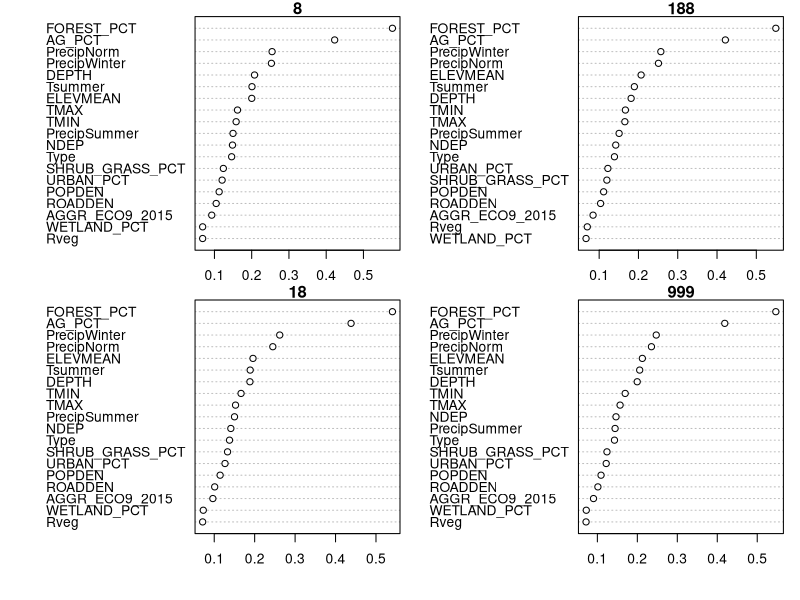
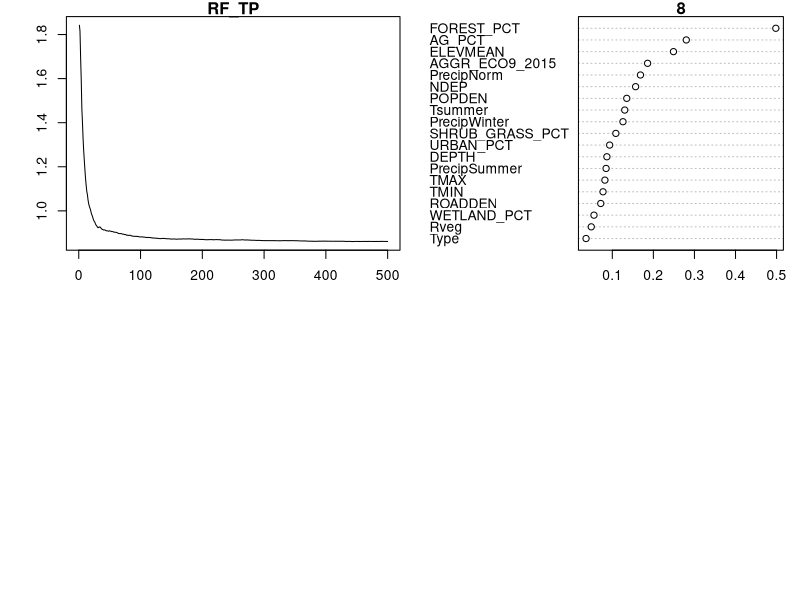

R code for these plots, in order: (Note: a time limit stopped this script after it produced the figures.)
# Author: Katelyn King, adapted code by Ian McCullough
# Date: Jan 4, 2019
#####################################################################################################
#install.packages('randomForest')
#### R libraries ####
library(dplyr)
library(randomForest)
library(ggplot2)

#### load data ####
lake <- read.csv("Data/NLA2012_data.csv", header=T)
stream<-read.csv("Data/NRSA0809_data.csv", header=T)
wetland<-read.csv("Data/NWCA2011_data.csv", header=T)

### Combine all 3 ecosystems 
allecos<-gtools::smartbind(lake, stream, wetland)

### Compare biotic and abiotic variables to predictor variables###
## Random forest procedure
#set up parameters 
ntreez <- 500
par(mfrow=c(2,2))
par(mar=c(2,2,1,1), oma=c(2,2,0,0))
set_string <-c(8, 188, 18, 999) #TRY DIFFERENT SEED SETS 188, 18, 999 top predictors don't change 

### TP #### 
noNAs<-allecos[!(is.na(allecos$TP)),] 
for (i in 1:length(set_string)) {
  set.seed(set_string[i])
  RF_TP <- randomForest(log(TP+1) ~ Rveg + ELEVMEAN + Type + DEPTH + POPDEN + ROADDEN + NDEP + 
                          TMIN + TMAX + PrecipNorm + PrecipSummer + Tsummer + PrecipWinter + AG_PCT + FOREST_PCT +
                          WETLAND_PCT + URBAN_PCT + SHRUB_GRASS_PCT + AGGR_ECO9_2015, 
                        data=noNAs, ntree=ntreez, importance=T, na.action=na.omit)
  RF_TP
  TP_imp <-randomForest::importance(RF_TP, type=1, scale=FALSE) #mean decrease in accuracy (also called permutation accuracy importance).
  imp<-as.data.frame(TP_imp) 
  imp$'Pred'   <-rownames(imp)
  imp <- structure(imp$`%IncMSE`, names = as.character(imp$Pred))
  
  dotchart(imp[order(imp)], xlab = "mean decrease in accuracy",
                main = set_string[i])
  
} 

# diagnostic for if I ran enough trees to reduce MSE  
plot(RF_TP, xlim=c(0,500))

#### TN ##### 
noNAs<-allecos[!(is.na(allecos$TN)),] 
for (i in 1:length(set_string)) { #TRY DIFFERENT SEED SETS 188, 18, 999, 8
  set.seed(set_string[i])
RF_TN <- randomForest(log(TN+1) ~ Rveg + ELEVMEAN + Type + DEPTH + POPDEN + ROADDEN + NDEP + 
                        TMIN + TMAX + PrecipNorm + PrecipSummer + Tsummer + PrecipWinter + AG_PCT + FOREST_PCT +
                        WETLAND_PCT + URBAN_PCT + SHRUB_GRASS_PCT + AGGR_ECO9_2015, 
                      data=noNAs, ntree=ntreez, importance=T, na.action=na.omit)
RF_TN
TN_imp <-randomForest::importance(RF_TN, type=1, scale=FALSE) #mean decrease in accuracy (also called permutation accuracy importance).
imp<-as.data.frame(TN_imp) 
imp$'Pred'   <-rownames(imp)
imp <- structure(imp$`%IncMSE`, names = as.character(imp$Pred))

dotchart(imp[order(imp)], xlab = "mean decrease in accuracy",
         main = set_string[i])

} 

# diagnostic for if I ran enough trees to reduce MSE  
plot(RF_TN, xlim=c(0,600))

#### ChlA ##### 
noNAs<-allecos[!(is.na(allecos$CHLA)),] 
for (i in 1:length(set_string)) { #TRY DIFFERENT SEED SETS 188, 18, 999, 8
  set.seed(set_string[i])
RF_CHLA <- randomForest(log(CHLA+1) ~ Rveg + ELEVMEAN + Type + DEPTH + POPDEN + ROADDEN + NDEP + 
                        TMIN + TMAX + PrecipNorm + PrecipSummer + Tsummer + PrecipWinter + AG_PCT + FOREST_PCT +
                        WETLAND_PCT + URBAN_PCT + SHRUB_GRASS_PCT + AGGR_ECO9_2015, 
                      data=noNAs, ntree=ntreez, importance=T, na.action=na.omit)
RF_CHLA
CHLA_imp <-randomForest::importance(RF_CHLA, type=1, scale=FALSE) #mean decrease in accuracy (also called permutation accuracy importance).
imp<-as.data.frame(CHLA_imp) 
imp$'Pred'   <-rownames(imp)
imp <- structure(imp$`%IncMSE`, names = as.character(imp$Pred))

dotchart(imp[order(imp)], xlab = "mean decrease in accuracy",
         main = set_string[i])

} 
# diagnostic for if I ran enough trees to reduce MSE  
plot(RF_CHLA, xlim=c(0,600))

#### Aquatic Veg ##### 
noNAs<-allecos[!(is.na(allecos$aqveg)),] 
for (i in 1:length(set_string)) { #TRY DIFFERENT SEED SETS 188, 18, 999, 8
  set.seed(set_string[i])
RF_aqveg <- randomForest(log(aqveg+1) ~ Rveg + ELEVMEAN + Type + DEPTH + POPDEN + ROADDEN + NDEP + 
                          TMIN + TMAX + PrecipNorm + PrecipSummer + Tsummer + PrecipWinter + AG_PCT + FOREST_PCT +
                          WETLAND_PCT + URBAN_PCT + SHRUB_GRASS_PCT + AGGR_ECO9_2015, 
                        data=noNAs, ntree=ntreez, importance=T, na.action=na.omit)
RF_aqveg
veg_imp <-randomForest::importance(RF_aqveg, type=1, scale=FALSE) #mean decrease in accuracy (also called permutation accuracy importance).
imp<-as.data.frame(veg_imp) 
imp$'Pred'   <-rownames(imp)
imp <- structure(imp$`%IncMSE`, names = as.character(imp$Pred))

dotchart(imp[order(imp)], xlab = "mean decrease in accuracy",
         main = set_string[i])

} 
# diagnostic for if I ran enough trees to reduce MSE  
plot(RF_aqveg, xlim=c(0,600))

### 4-PANEL PLOT ####

#ggplot 
#TP
  imp<-as.data.frame(TP_imp) 
  imp$'Pred'   <-rownames(imp)
  io<-imp[order(imp$`%IncMSE`),]
  io$`Pred` <- factor(io$`Pred`, levels=io$`Pred`)  # convert to factor to retain sorted order in plot.
  
  theme_set(theme_bw())  

TP<- ggplot(io, aes(x=`Pred`, y=`%IncMSE`)) + 
  geom_point(stat="identity", size=2) + 
  coord_flip(ylim = c(0, 0.6)) + 
  theme(axis.text.y=element_text(face = c('plain', 'plain', 'plain', 'plain',
                                          'plain', 'plain', 'plain', 'plain', 'plain', 'plain',
                                          'plain', 'plain', 'plain', 'plain', 'plain', 'plain', 
                                          'bold', 'bold', 'bold'))) +
  theme(axis.title.x=element_blank()) + 
  theme(axis.title.y=element_blank())

#TN
imp<-as.data.frame(TN_imp) 
imp$'Pred'   <-rownames(imp)
io<-imp[order(imp$`%IncMSE`),]
io$`Pred` <- factor(io$`Pred`, levels=io$`Pred`)  # convert to factor to retain sorted order in plot.

TN<- ggplot(io, aes(x=`Pred`, y=`%IncMSE`)) + 
  geom_point(stat="identity", size=2) + 
  coord_flip(ylim = c(0, 0.6)) + 
  theme(axis.text.y=element_text(face = c( 'plain', 'plain', 'plain', 'plain',
                                          'plain', 'plain', 'plain', 'plain', 'plain', 'plain',
                                          'plain', 'plain', 'plain', 'plain', 'plain', 'bold', 
                                          'bold', 'bold', 'bold'))) +
  theme(axis.title.x=element_blank())  + 
  theme(axis.title.y=element_blank())

#CHL
imp<-as.data.frame(CHLA_imp) 
imp$'Pred'   <-rownames(imp)
io<-imp[order(imp$`%IncMSE`),]
io$`Pred` <- factor(io$`Pred`, levels=io$`Pred`)  # convert to factor to retain sorted order in plot.

CHL<- ggplot(io, aes(x=`Pred`, y=`%IncMSE`)) + 
  geom_point(stat="identity", size=2) + 
  coord_flip(ylim = c(0, 0.4)) + 
  theme(axis.text.y=element_text(face = c('plain', 'plain', 'plain',
                                          'plain', 'plain', 'plain', 'plain', 'plain', 'plain',
                                          'plain', 'plain', 'plain', 'plain', 'plain', 'plain', 
                                          'plain', 'bold', 'bold', 'bold'))) +
  ylab("mean decrease in accuracy") + 
  theme(axis.title.y=element_blank())


#AqVeg
imp<-as.data.frame(veg_imp) 
imp$'Pred'   <-rownames(imp)
io<-imp[order(imp$`%IncMSE`),]
io$`Pred` <- factor(io$`Pred`, levels=io$`Pred`)  # convert to factor to retain sorted order in plot.

veg<- ggplot(io, aes(x=`Pred`, y=`%IncMSE`)) + 
  geom_point(stat="identity", size=2) + 
  coord_flip( ylim = c(0, 0.85)) + 
  theme(axis.text.y=element_text(face = c('plain', 'plain', 'plain',
                                          'plain', 'plain', 'plain', 'plain', 'plain', 'plain',
                                          'plain', 'plain', 'plain', 'plain', 'plain', 'plain', 
                                          'plain', 'plain', 'bold', 'bold'))) +
  ylab("mean decrease in accuracy") + 
  theme(axis.title.y=element_blank())


Fig2<-cowplot::plot_grid(TP, TN, CHL, veg, labels = c('A', 'B', "C", "D"))

#save plot
cowplot::save_plot("Fig2.png", Fig2, ncol = 2, nrow = 2, base_width = 7,
                   base_aspect_ratio = 1.1)


############################################
#### subsampling RF for equal sample size #### 
############################################

set.seed(999) #try multiple random bootstrap samples, set.seed( 999, 19, 18, and 188 )
lake_samp<-sample(nrow(lake), size=400, replace = TRUE, prob = NULL)
lake_s <- lake[lake_samp, ]

set.seed(999)
stream_samp<-sample(nrow(stream), size=400, replace = TRUE, prob = NULL)
stream_s <- stream[stream_samp, ]

allecos_s<-gtools::smartbind(lake_s, stream_s, wetland)
allecos_s$lnTP<-log(allecos_s$TP+1)
allecos_s$lnTN<-log(allecos_s$TN+1)
allecos_s$lnCHL<-log(allecos_s$CHLA+1)
allecos_s$lnaqveg<-log(allecos_s$aqveg+1)


#plot importance 
  library(ggplot2)
  theme_set(theme_bw())  

#TP
  
  for (i in 1:length(set_string)) { #TRY DIFFERENT SEED SETS 188, 18, 999, 8
    set.seed(set_string[i])
    s_TP <- randomForest(lnTP ~ Rveg + ELEVMEAN + Type + DEPTH + POPDEN + ROADDEN + NDEP + 
                           TMIN + TMAX + PrecipNorm + PrecipSummer + Tsummer + PrecipWinter + AG_PCT + FOREST_PCT +
                           WETLAND_PCT + URBAN_PCT + SHRUB_GRASS_PCT + AGGR_ECO9_2015, 
                         data=allecos_s, ntree=ntreez, importance=T, na.action=na.omit)
    print(s_TP)
    s_imp <-randomForest::importance(s_TP, type=1, scale=FALSE) 
    imp<-as.data.frame(s_imp) 
    imp$'Pred'   <-rownames(imp)
    imp <- structure(imp$`%IncMSE`, names = as.character(imp$Pred))
    
    dotchart(imp[order(imp)], xlab = "mean decrease in accuracy",
             main = set_string[i])
    
  } 

s_imp <-randomForest::importance(s_TP, type=1, scale=FALSE) 
imp<-as.data.frame(s_imp)  
imp$'Pred'   <-rownames(imp)
io<-imp[order(imp$`%IncMSE`),]
io$`Pred` <- factor(io$`Pred`, levels=io$`Pred`)  # convert to factor to retain sorted order in plot.
  
TP<- ggplot(io, aes(x=`Pred`, y=`%IncMSE`)) + 
    geom_point(stat="identity", size=2) + 
    coord_flip(ylim = c(0, 0.6)) + 
    theme(axis.text.y=element_text(face = c('plain', 'plain', 'plain',
                                            'plain', 'plain', 'plain', 'plain', 'plain', 'plain',
                                            'plain', 'plain', 'plain', 'plain', 'plain', 'bold', 
                                            'bold', 'bold', 'bold',  'bold'))) +
  theme(axis.title.x=element_blank()) + 
    theme(axis.title.y=element_blank())

#TN
for (i in 1:length(set_string)) { #TRY DIFFERENT SEED SETS 188, 18, 999, 8
  set.seed(set_string[i])
  s_TN <- randomForest(lnTN ~ Rveg + ELEVMEAN + Type + DEPTH + POPDEN + ROADDEN + NDEP + 
                         TMIN + TMAX + PrecipNorm + PrecipSummer + Tsummer + PrecipWinter + AG_PCT + FOREST_PCT +
                         WETLAND_PCT + URBAN_PCT + SHRUB_GRASS_PCT + AGGR_ECO9_2015, 
                       data=allecos_s, ntree=ntreez, importance=T, na.action=na.omit)
  print(s_TN)
  s_imp <-randomForest::importance(s_TN, type=1, scale=FALSE) 
  imp<-as.data.frame(s_imp) 
  imp$'Pred'   <-rownames(imp)
  imp <- structure(imp$`%IncMSE`, names = as.character(imp$Pred))
  
  dotchart(imp[order(imp)], xlab = "mean decrease in accuracy",
           main = set_string[i])
  
} 

s_imp <-randomForest::importance(s_TN, type=1, scale=FALSE) 
imp<-as.data.frame(s_imp)  
imp$'Pred'   <-rownames(imp)
io<-imp[order(imp$`%IncMSE`),]
io$`Pred` <- factor(io$`Pred`, levels=io$`Pred`)  # convert to factor to retain sorted order in plot.

TN<- ggplot(io, aes(x=`Pred`, y=`%IncMSE`)) + 
  geom_point(stat="identity", size=2) + 
  coord_flip(ylim = c(0, 0.6)) + 
  theme(axis.text.y=element_text(face = c('plain', 'plain', 'plain', 'plain',
                                          'plain', 'plain', 'plain', 'plain', 'plain', 'plain',
                                          'plain', 'plain', 'plain', 'plain', 'plain', 'bold', 
                                          'bold', 'bold', 'bold'))) +
  theme(axis.title.x=element_blank())  + 
  theme(axis.title.y=element_blank())

#CHL
for (i in 1:length(set_string)) { #TRY DIFFERENT SEED SETS 188, 18, 999, 8
  set.seed(set_string[i])
  s_CHL <- randomForest(lnCHL ~ Rveg + ELEVMEAN + Type + DEPTH + POPDEN + ROADDEN + NDEP + 
                         TMIN + TMAX + PrecipNorm + PrecipSummer + Tsummer + PrecipWinter + AG_PCT + FOREST_PCT +
                         WETLAND_PCT + URBAN_PCT + SHRUB_GRASS_PCT + AGGR_ECO9_2015, 
                       data=allecos_s, ntree=ntreez, importance=T, na.action=na.omit)
  print(s_CHL)
  s_imp <-randomForest::importance(s_CHL, type=1, scale=FALSE) 
  imp<-as.data.frame(s_imp) 
  imp$'Pred'   <-rownames(imp)
  imp <- structure(imp$`%IncMSE`, names = as.character(imp$Pred))
  
  dotchart(imp[order(imp)], xlab = "mean decrease in accuracy",
           main = set_string[i])
  
} 

s_imp <-randomForest::importance(s_CHL, type=1, scale=FALSE) 
imp<-as.data.frame(s_imp)  
imp$'Pred'   <-rownames(imp)
io<-imp[order(imp$`%IncMSE`),]
io$`Pred` <- factor(io$`Pred`, levels=io$`Pred`)  # convert to factor to retain sorted order in plot.

CHL<- ggplot(io, aes(x=`Pred`, y=`%IncMSE`)) + 
  geom_point(stat="identity", size=2) + 
  coord_flip() + 
  theme(axis.text.y=element_text(face = c( 'plain', 'plain', 'plain',
                                          'plain', 'plain', 'plain', 'plain', 'plain', 'plain',
                                          'plain', 'plain', 'plain', 'plain', 'plain', 'plain', 
                                          'plain', 'bold', 'bold', 'bold'))) +
  ylab("mean decrease in accuracy") + 
  theme(axis.title.y=element_blank())


#AqVeg
for (i in 1:length(set_string)) { #TRY DIFFERENT SEED SETS 188, 18, 999, 8
  set.seed(set_string[i])
  s_AQ <- randomForest(lnaqveg ~ Rveg + ELEVMEAN + Type + DEPTH + POPDEN + ROADDEN + NDEP + 
                         TMIN + TMAX + PrecipNorm + PrecipSummer + Tsummer + PrecipWinter + AG_PCT + FOREST_PCT +
                         WETLAND_PCT + URBAN_PCT + SHRUB_GRASS_PCT + AGGR_ECO9_2015, 
                       data=allecos_s, ntree=ntreez, importance=T, na.action=na.omit)
  print(s_AQ)
  s_imp <-randomForest::importance(s_AQ, type=1, scale=FALSE) 
  imp<-as.data.frame(s_imp) 
  imp$'Pred'   <-rownames(imp)
  imp <- structure(imp$`%IncMSE`, names = as.character(imp$Pred))
  
  dotchart(imp[order(imp)], xlab = "mean decrease in accuracy",
           main = set_string[i])
  
} 

s_imp <-randomForest::importance(s_AQ, type=1, scale=FALSE) 
imp<-as.data.frame(s_imp)  
imp$'Pred'   <-rownames(imp)
io<-imp[order(imp$`%IncMSE`),]
io$`Pred` <- factor(io$`Pred`, levels=io$`Pred`)  # convert to factor to retain sorted order in plot.

veg<- ggplot(io, aes(x=`Pred`, y=`%IncMSE`)) + 
    geom_point(stat="identity", size=2) + 
    coord_flip( ylim = c(0, 0.8)) + 
    theme(axis.text.y=element_text(face = c('plain', 'plain', 'plain',
                                            'plain', 'plain', 'plain', 'plain', 'plain', 'plain',
                                            'plain', 'plain', 'plain', 'plain', 'plain', 'plain', 
                                            'plain', 'plain', 'plain',  'bold'))) +
    ylab("mean decrease in accuracy") + 
    theme(axis.title.y=element_blank())
  



Sup2<-cowplot::plot_grid(TP, TN, CHL, veg, labels = c('A', 'B', "C", "D"))

#save plot
cowplot::save_plot("Sup2.png", Sup2, ncol = 2, nrow = 2, base_width = 7,
                   base_aspect_ratio = 1.1)
